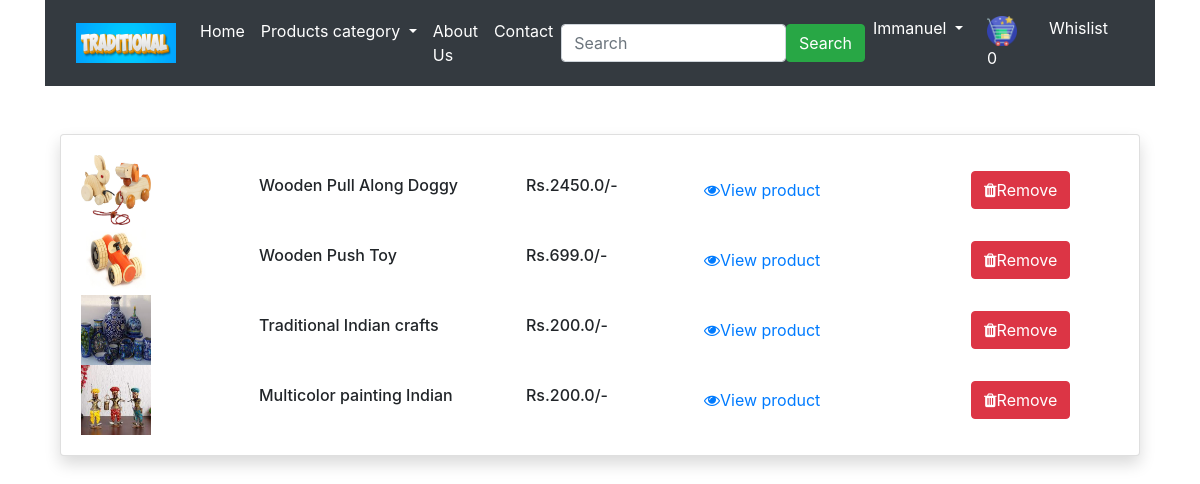
Screenshot of /wishlist (signed in) with the database file from the repository.
### app1/models.py (models this page shows, shortened)
class Wishlist(models.Model):
    user=models.ForeignKey(User,on_delete=models.CASCADE)
    product=models.ForeignKey(Product,on_delete=models.CASCADE)
    created_at=models.DateTimeField(auto_now_add=True)

class Product(models.Model):
    title = models.CharField(max_length=100)
    selling_price = models.FloatField()
    discounted_price = models.FloatField()
    category = models.CharField(choices=CATEGORY_CHOICES, max_length=100)
    product_image = models.ImageField(upload_to='product')
    quantity=models.IntegerField(null=True,blank=True)

### app1/views.py (the view)
# urls.py: path('wishlist',views.wishlist,name="wishlist"),
@login_required(login_url='/signin/')
def wishlist(request):
    wishlistitems = Wishlist.objects.filter(user=request.user)
    context={'wishlist':wishlistitems}
    return render(request,'app/wishlist.html',context)

### app1/templates/app/wishlist.html (shortened to what this page needs)
<!DOCTYPE html>
{% load static %}
<html lang="en">
<head>
    <link rel="stylesheet" href="https://cdn.jsdelivr.net/npm/bootstrap@4.6.2/dist/css/bootstrap.min.css">
    <link rel="stylesheet" href="https://cdnjs.cloudflare.com/ajax/libs/font-awesome/4.7.0/css/font-awesome.min.css">
    <link rel="stylesheet" href="https://cdnjs.cloudflare.com/ajax/libs/alertify.js/0.3.11/alertify.bootstrap.min.css" />
</head>
<body>
    <div class="container">
        <nav class="navbar navbar-expand-md  navbar-light bg-dark">
            {% if user.is_authenticated %}
            <div class="container-fluid">
                <a href="#" class="navbar-brand">
                    <img src="{% static 'app/images/product/teclogo.jpg'%}" height="40" width="100" loading="lazy">
                </a>
                <div class="collapse navbar-collapse" id="myNavBar">
                    <ul class="navbar-nav me-auto mb-2 mb-lg-0">
                        <li class="nav-item">
                            <a href="{% url 'home' %}" class="nav-link text-white">Home</a>
                        </li>
                        <li class="nav-item dropdown">
                            <a class="nav-link text-white dropdown-toggle" href="#" id="navbarDropdown" role="button" data-toggle="dropdown">
                                Products category
                            </a>
                          </li>
                        <li class="nav-item">
                            <a href="{% url 'about' %}" class="nav-link text-white">About Us</a>
                        </li>
                        <li class="nav-item">
                            <a href="{% url 'contact' %}" class="nav-link text-white">Contact</a>
                        </li>
                    </ul>
                </div>
                <form class="d-flex me-auto" role="search">
                    <input class="form-control me-3" type="search" placeholder="Search" aria-label="Search">
                    <button class="btn btn-success" type="submit">Search</button>
                </form>
                <ul class="navbar-nav me-auto mb-2 mb-lg-0">
                    <li class="nav-item dropdown">
                        <a class="nav-link text-white dropdown-toggle" href="#" id="profileDropdown" role="button" data-toggle="dropdown">
                            <span class="text-capitalize">{{ user }}</span>
                        </a>
                      </li>
                      <li class="nav-item mx-2">
                        <a href="#" class="nav-link text-white shopping" id="carticon"><img src="{% static 'app/images/product/cart.png'%}" height="30px" width="30px"> <span class="quantity">0</span></a>
                      </li>
                      <li class="nav-item mx-2">
                        <a href="#" class="nav-link text-white">Whislist</a>
                      </li>
                </ul>
            </div>
            {% endif %}
        </nav>
        <div class="py-5">
            <div class="container">
                <div class="row">
                    <div class="col-md-12">
                        <div class="card shadow">
                            <div class="card-body cartdata">
                               {% if wishlist %}
                                    {% for item in wishlist %}
                                        <div class="row product-data">
                                            <div class="col-md-2 my-auto">
                                                <img src="{{item.product.product_image.url}}" height="70px" width="70px" alt="Image here">
                                            </div>
                                            <div class="col-md-3 my-auto">
                                                <h6>{{item.product.title}}</h6>
                                            </div>
                                            <div class="col-md-2 my-auto">
                                                <h6>Rs.{{item.product.selling_price}}/-</h6>
                                            </div>
                                            <div class="col-md-3 my-auto">
                                                <a href="{% url 'productdetail' item.product_id %}" class="text-decoration-none"><i class="fa fa-eye"></i>View product</a>
                                            </div>
                                            <div class="col-md-2 my-auto">
                                                <button class="btn btn-danger delete-wishlist-item"><i class="fa fa-trash"></i>Remove</button>
                                            </div>
                                        </div>
                                    {% endfor %}
                                {% else %}
                                    <h4>Your Wishlist is empty</h4>
                                {% endif %}
                            </div>
                        </div>
                    </div>
                </div>
            </div>
        </div>
    </div>
</body>

### rows the page displays
Wishlist: product.product_image (picture), product "Wooden Pull Along Doggy", product.selling_price "2450.0"
Wishlist: product.product_image (picture), product "Wooden Push Toy", product.selling_price "699.0"
Wishlist: product.product_image (picture), product "Traditional Indian crafts", product.selling_price "200.0"
Wishlist: product.product_image (picture), product "Multicolor painting Indian", product.selling_price "200.0"

### other values shown
{{ user }} "Immanuel"
